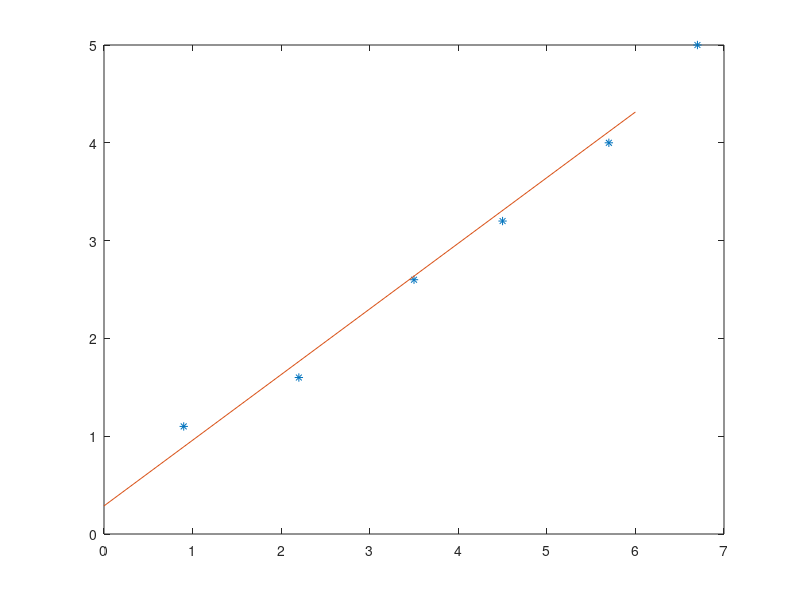

This figure's MATLAB source:
Y=[1.1,
1.6,
2.6,
3.2,
4.0,
5.0]
X=[1 0.9;
1 2.2;
1 3.5;
1 4.5;
1 5.7;
1 6.7]
figure (1)
plot(X(:,2),Y,'*')
hold on;
inv(X'*X)*X'*Y
x1=0;
y1=0.6713*x1+0.2873;
x2=6;
y2=0.6713*x2+0.2873;
%figure (2)
plot([x1 x2],[y1 y2])
hold on;